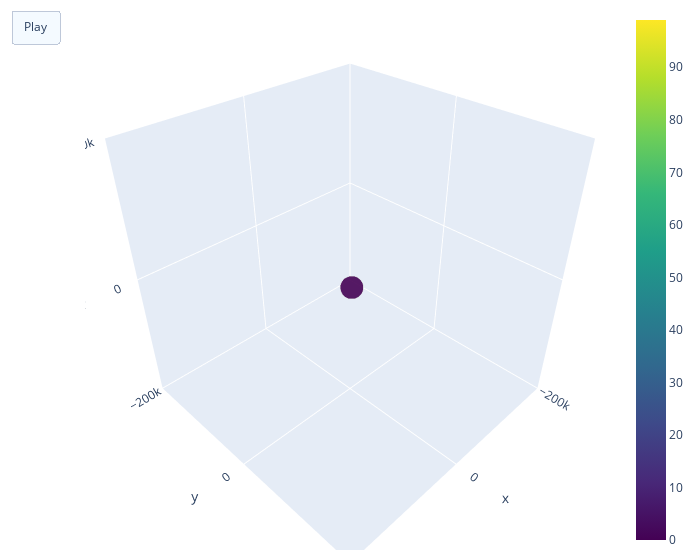

Write notebook code for a chart like this one.
### Code cell
# Анимированное движение спутника

frames = []
x,y,z = [], [], []
framesTot = 100
for point in range(0, data.shape[0])[:framesTot]:
    if point == 0:
        x,y,z = [data.loc[point, 'x']], [data.loc[point, 'y']], [data.loc[point, 'z']]
    else:
        x.append(data.loc[point, 'x']), y.append(data.loc[point, 'y']), z.append(data.loc[point, 'z'])
        frames.append(go.Frame(data=[go.Scatter3d(x=x, y=y, z=z)]))
        
        
# frames_sim = []
# x_sim,y_sim,z_sim = [], [], []
# for point in range(0, data.shape[0])[:framesTot]:
#     if point == 0:
#         x_sim,y_sim,z_sim = [data.loc[point, 'x_sim']], [data.loc[point, 'y_sim']], [data.loc[point, 'z_sim']]
#     else:
#         x_sim.append(data.loc[point, 'x_sim']), y_sim.append(data.loc[point, 'y_sim']), z_sim.append(data.loc[point, 'z_sim'])
#         frames_sim.append(go.Frame(data=[go.Scatter3d(x=x_sim, y=y_sim, z=z_sim)]))
    
fig = go.Figure(
    data=[go.Scatter3d(x = [x[0]], y=[y[0]], z = [z[0]],
                      marker=dict(
                        #color='rgb(127, 127, 127)',
                        color = np.arange(len(x)),
                        colorscale = 'Viridis',
                        showscale = True,
                        size=8, 
                        symbol='circle', 
                        line=dict(
                            color='rgb(204, 204, 204)',
                            width=0.5),
                        opacity=0.9),
                   name = 'Real')],
    layout=go.Layout(
        updatemenus=[dict(
            type="buttons",
            buttons=[dict(label="Play",
                          method="animate",
                          args=[None])])]
    ),
    frames=frames
)


fig.update_layout(scene=dict(
    xaxis=dict(nticks=4, range=[-200000, 200000],),
    yaxis=dict(nticks=4, range=[-200000, 200000],),
    zaxis=dict(nticks=4, range=[-200000, 200000],),),
    width=700,
    margin=dict(r=20, l=10, b=10, t=10),
    updatemenus=[dict(
        type="buttons",
        buttons=[dict(label="Play",
                      method="animate",
                      args=[None])])]
)
fig.show()

### Figure 1 — Plotly figure (JSON) as saved in the notebook; plotly's stock layout.template omitted (floating-point values rounded to 4 significant figures)
{"data": [{"marker": {"color": [0, 1, 2, 3, 4, 5, 6, 7, 8, 9, 10, 11, 12, 13, 14, 15, 16, 17, 18, 19, 20, 21, 22, 23, 24, 25, 26, 27, 28, 29, 30, 31, 32, 33, 34, 35, 36, 37, 38, 39, 40, 41, 42, 43, 44, 45, 46, 47, 48, 49, 50, 51, 52, 53, 54, 55, 56, 57, 58, 59, 60, 61, 62, 63, 64, 65, 66, 67, 68, 69, 70, 71, 72, 73, 74, 75, 76, 77, 78, 79, 80, 81, 82, 83, 84, 85, 86, 87, 88, 89, 90, 91, 92, 93, 94, 95, 96, 97, 98, 99], "colorscale": [[0, "#440154"], [0.1111, "#482878"], [0.2222, "#3e4989"], [0.3333, "#31688e"], [0.4444, "#26828e"], [0.5556, "#1f9e89"], [0.6667, "#35b779"], [0.7778, "#6ece58"], [0.8889, "#b5de2b"], [1, "#fde725"]], "line": {"color": "rgb(204, 204, 204)", "width": 0.5}, "opacity": 0.9, "showscale": true, "size": 8, "symbol": "circle"}, "name": "Real", "type": "scatter3d", "x": [580.6], "y": [3201.0], "z": [-10080.0]}], "layout": {"margin": {"b": 10, "l": 10, "r": 20, "t": 10}, "scene": {"xaxis": {"nticks": 4, "range": [-200000, 200000]}, "yaxis": {"nticks": 4, "range": [-200000, 200000]}, "zaxis": {"nticks": 4, "range": [-200000, 200000]}}, "updatemenus": [{"buttons": [{"args": [null], "label": "Play", "method": "animate"}], "type": "buttons"}], "width": 700}}
